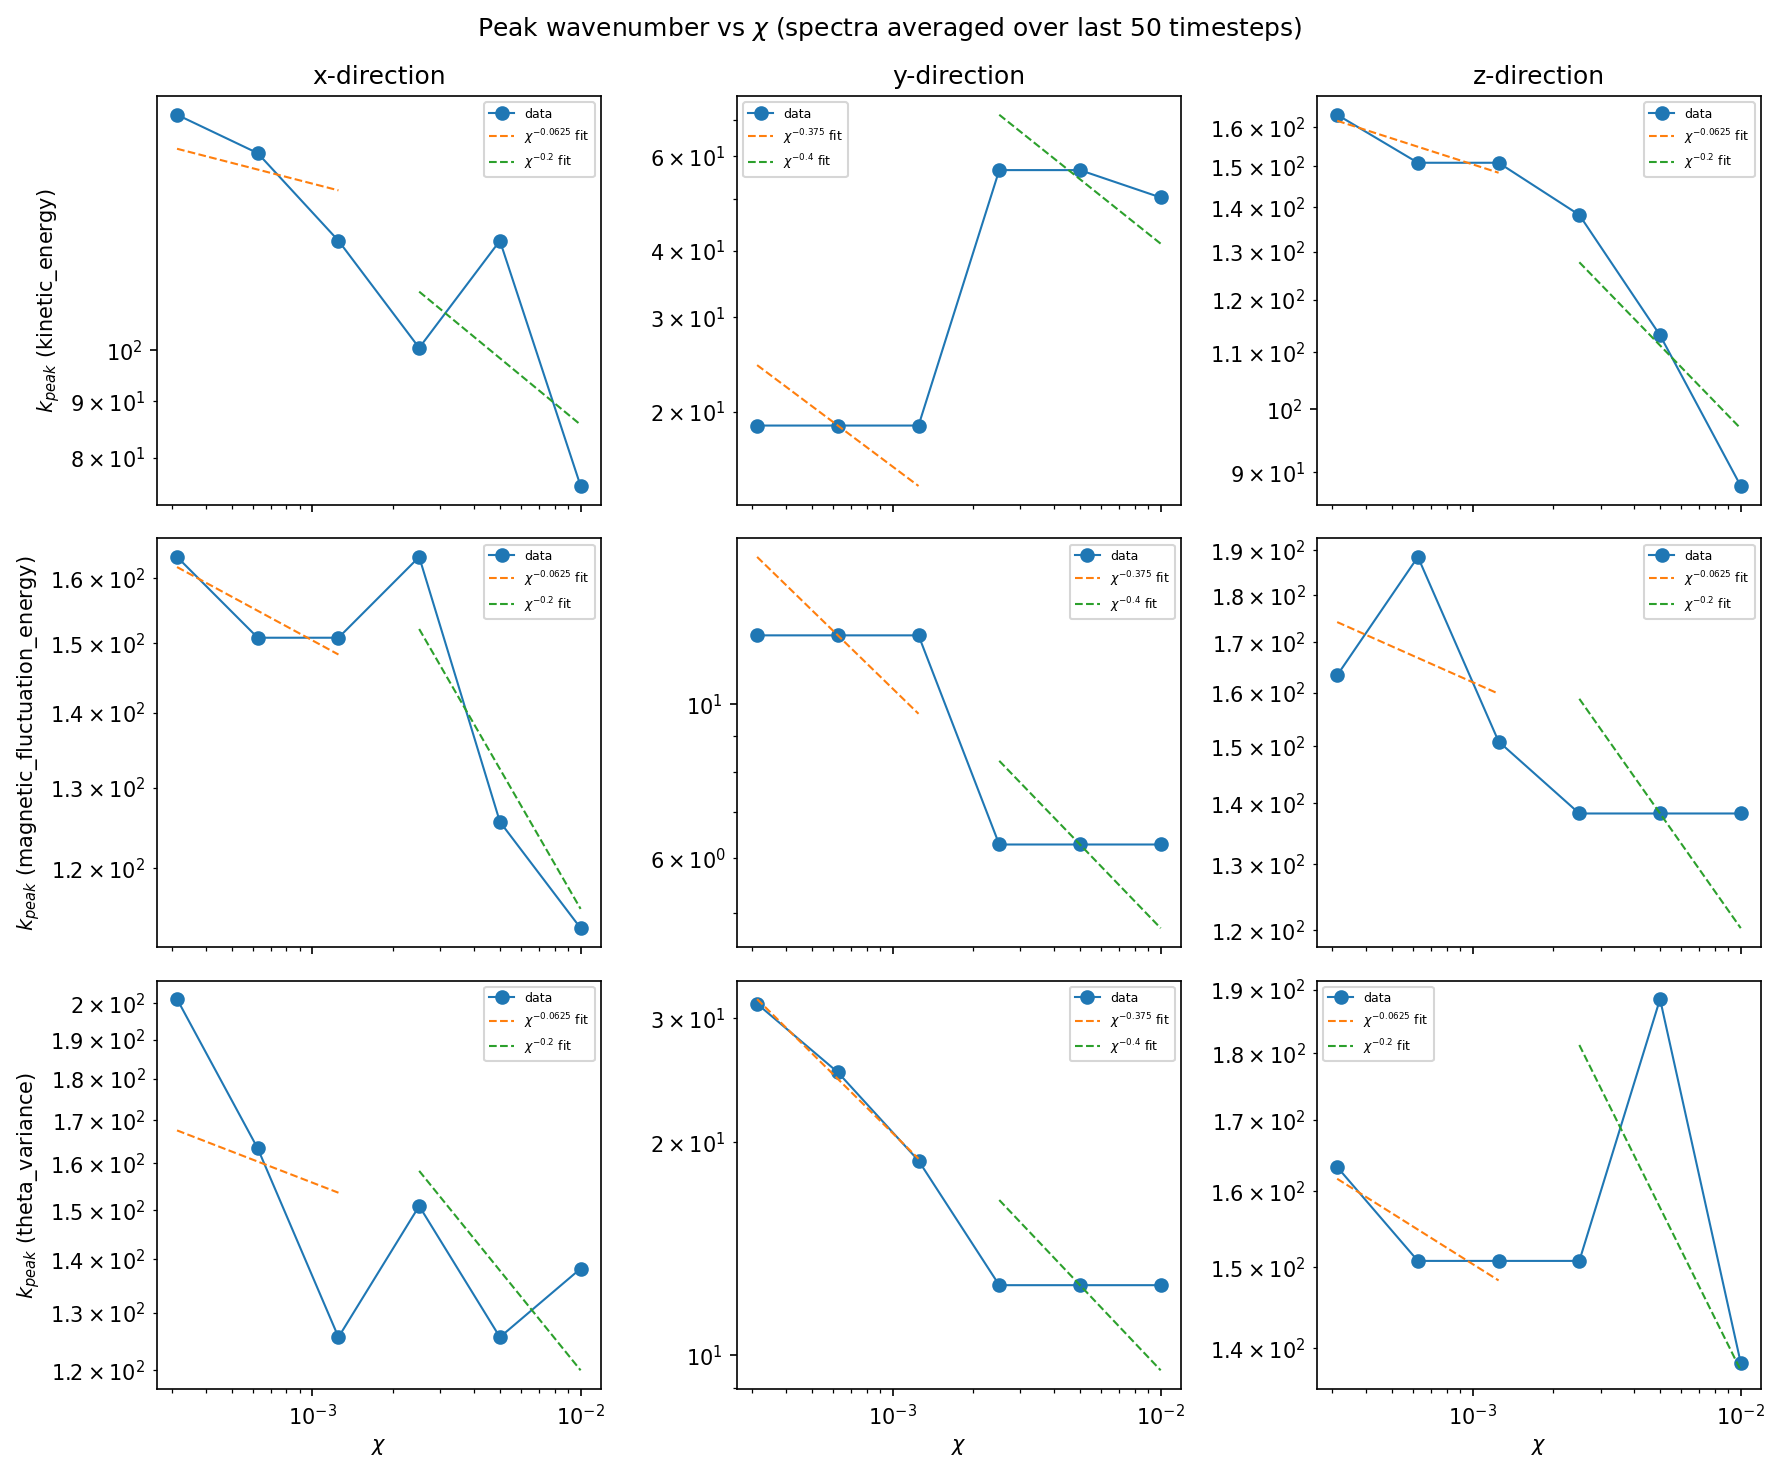

Write Python code to recreate this figure.
import os
import re

import matplotlib
matplotlib.use("Agg")
import matplotlib.pyplot as plt
import numpy as np

from load_flucs_spectra import load_flucs_spectra

SCAN_DIR = "/cephfs/store/astro-hl278/dnh26/hbi_flucs/runs/2_production_chi_scan_512"
N_LAST = 50  # trailing timesteps to average per run

SCRIPT_DIR = os.path.dirname(os.path.abspath(__file__))
PLOT_OUTPATH = os.path.join(SCRIPT_DIR, "kmax_vs_chi.png")
TABLE_OUTPATH = os.path.join(SCRIPT_DIR, "kmax_vs_chi_table.txt")

directions = ["x", "y", "z"]
fields = ["kinetic_energy", "magnetic_fluctuation_energy", "theta_variance"]

# Broken power law: (exponent for the 3 smallest chi, exponent for the 3 largest chi)
DIRECTION_EXPONENTS = {
    "x": (-1 / 16, -1 / 5),
    "y": (-3 / 8, -2 / 5),
    "z": (-1 / 16, -1 / 5),
}
N_LOW = 3  # number of smallest-chi points fit with the first exponent

CHI_PATTERN = re.compile(r"chi1over(\d+)")


def fit_power_law_fixed_exponent(chi, y, exponent):
    """Least-squares prefactor A for y = A * chi**exponent (fixed exponent)."""
    log_amplitude = np.mean(np.log(y) - exponent * np.log(chi))
    return np.exp(log_amplitude)


def parse_chi(folder_name):
    match = CHI_PATTERN.search(folder_name)
    if match is None:
        raise ValueError(f"could not parse chi from folder name {folder_name!r}")
    return 1.0 / float(match.group(1))


def compute_kmax_table(run_dir, n_last=N_LAST):
    data = load_flucs_spectra(run_dir)
    time = data["time"]
    if len(time) < n_last:
        raise ValueError(f"{run_dir}: only {len(time)} timesteps available, requested n_last={n_last}")

    table = {}
    for field in fields:
        for direction in directions:
            k = data[f"k{direction}"]
            window = data[f"{field}_{direction}"][-n_last:]
            avg_spectrum = window.mean(axis=0)
            compensated = avg_spectrum * k
            kpos = k > 0
            kk, cc = k[kpos], compensated[kpos]
            table[f"{field}_{direction}"] = kk[np.argmax(cc)]
    return table


run_dirs = sorted(
    (
        name
        for name in os.listdir(SCAN_DIR)
        if os.path.isdir(os.path.join(SCAN_DIR, name)) and CHI_PATTERN.search(name)
    ),
    key=parse_chi,
)

chi_values = []
kmax_by_key = {f"{field}_{direction}": [] for field in fields for direction in directions}

for name in run_dirs:
    run_dir = os.path.join(SCAN_DIR, name)
    chi = parse_chi(name)
    print(f"processing {name} (chi={chi:.6g}) ...")
    table = compute_kmax_table(run_dir)
    chi_values.append(chi)
    for key, value in table.items():
        kmax_by_key[key].append(value)

chi_values = np.array(chi_values)
order = np.argsort(chi_values)

if len(chi_values) < 2 * N_LOW:
    raise ValueError(
        f"found {len(chi_values)} chi values, need at least {2 * N_LOW} "
        f"for a broken power law with {N_LOW} points per segment"
    )

fig, axes = plt.subplots(3, 3, figsize=(12, 10), sharex=True)

for row, field in enumerate(fields):
    for col, direction in enumerate(directions):
        ax = axes[row, col]
        key = f"{field}_{direction}"
        values = np.array(kmax_by_key[key])
        chi_sorted = chi_values[order]
        values_sorted = values[order]
        ax.plot(chi_sorted, values_sorted, marker="o", linewidth=1, label="data")

        low_exponent, high_exponent = DIRECTION_EXPONENTS[direction]
        segments = [
            (chi_sorted[:N_LOW], values_sorted[:N_LOW], low_exponent),
            (chi_sorted[N_LOW:], values_sorted[N_LOW:], high_exponent),
        ]
        for chi_segment, values_segment, exponent in segments:
            amplitude = fit_power_law_fixed_exponent(chi_segment, values_segment, exponent)
            chi_smooth = np.geomspace(chi_segment.min(), chi_segment.max(), 50)
            ax.plot(
                chi_smooth,
                amplitude * chi_smooth ** exponent,
                "--",
                linewidth=1,
                label=f"$\\chi^{{{exponent:.3g}}}$ fit",
            )

        ax.set_xscale("log")
        ax.set_yscale("log")
        if row == 0:
            ax.set_title(f"{direction}-direction")
        if col == 0:
            ax.set_ylabel(f"$k_{{peak}}$ ({field})")
        if row == len(fields) - 1:
            ax.set_xlabel(r"$\chi$")
        ax.legend(fontsize=6)

fig.suptitle(f"Peak wavenumber vs $\\chi$ (spectra averaged over last {N_LAST} timesteps)")
fig.tight_layout()
fig.savefig(PLOT_OUTPATH, dpi=150, bbox_inches="tight")
print(f"saved {PLOT_OUTPATH}")

with open(TABLE_OUTPATH, "w") as fh:
    fh.write("chi\t" + "\t".join(kmax_by_key.keys()) + "\n")
    for i in order:
        row_vals = "\t".join(f"{kmax_by_key[key][i]:.6g}" for key in kmax_by_key)
        fh.write(f"{chi_values[i]:.6g}\t{row_vals}\n")
print(f"saved {TABLE_OUTPATH}")
